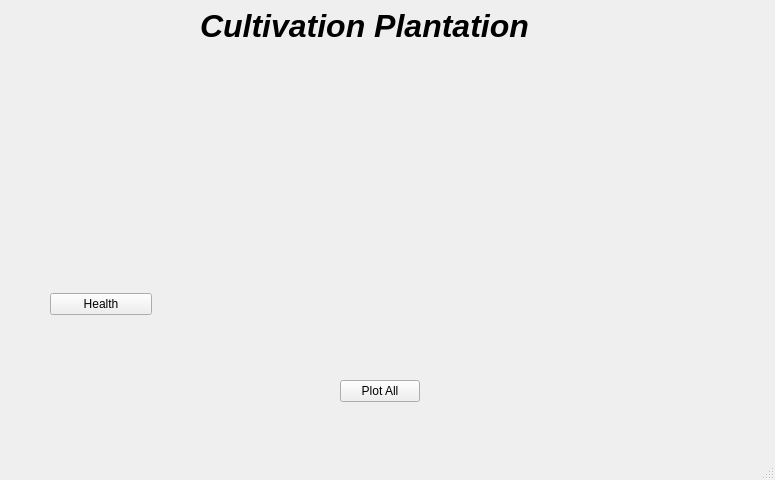
<?xml version="1.0" encoding="UTF-8"?>
<ui version="4.0">
 <class>MainWindow</class>
 <widget class="QMainWindow" name="MainWindow">
  <property name="geometry">
   <rect>
    <x>0</x>
    <y>0</y>
    <width>775</width>
    <height>480</height>
   </rect>
  </property>
  <property name="windowTitle">
   <string>MainWindow</string>
  </property>
  <widget class="QWidget" name="centralwidget">
   <widget class="QPushButton" name="Plot_Button">
    <property name="geometry">
     <rect>
      <x>340</x>
      <y>380</y>
      <width>80</width>
      <height>22</height>
     </rect>
    </property>
    <property name="text">
     <string>Plot All</string>
    </property>
   </widget>
   <widget class="QLabel" name="Title">
    <property name="geometry">
     <rect>
      <x>200</x>
      <y>0</y>
      <width>361</width>
      <height>51</height>
     </rect>
    </property>
    <property name="font">
     <font>
      <pointsize>24</pointsize>
      <weight>75</weight>
      <italic>true</italic>
      <bold>true</bold>
     </font>
    </property>
    <property name="text">
     <string>Cultivation Plantation</string>
    </property>
   </widget>
   <widget class="QWidget" name="layoutWidget">
    <property name="geometry">
     <rect>
      <x>50</x>
      <y>140</y>
      <width>102</width>
      <height>175</height>
     </rect>
    </property>
    <layout class="QVBoxLayout" name="verticalLayout">
     <item>
      <widget class="QLabel" name="Flower1pic">
       <property name="text">
        <string/>
       </property>
       <property name="pixmap">
        <pixmap>../../../Pictures/Pictures/Lab pics/flower12.png</pixmap>
       </property>
      </widget>
     </item>
     <item>
      <widget class="QPushButton" name="pushButton">
       <property name="text">
        <string>Health</string>
       </property>
      </widget>
     </item>
    </layout>
   </widget>
   <widget class="QWidget" name="widget" native="true">
    <property name="geometry">
     <rect>
      <x>199</x>
      <y>59</y>
      <width>191</width>
      <height>191</height>
     </rect>
    </property>
   </widget>
   <widget class="QWidget" name="widget_2" native="true">
    <property name="geometry">
     <rect>
      <x>409</x>
      <y>59</y>
      <width>221</width>
      <height>171</height>
     </rect>
    </property>
   </widget>
  </widget>
  <widget class="QMenuBar" name="menubar">
   <property name="geometry">
    <rect>
     <x>0</x>
     <y>0</y>
     <width>775</width>
     <height>21</height>
    </rect>
   </property>
  </widget>
  <widget class="QStatusBar" name="statusbar"/>
 </widget>
 <resources/>
 <connections/>
</ui>
